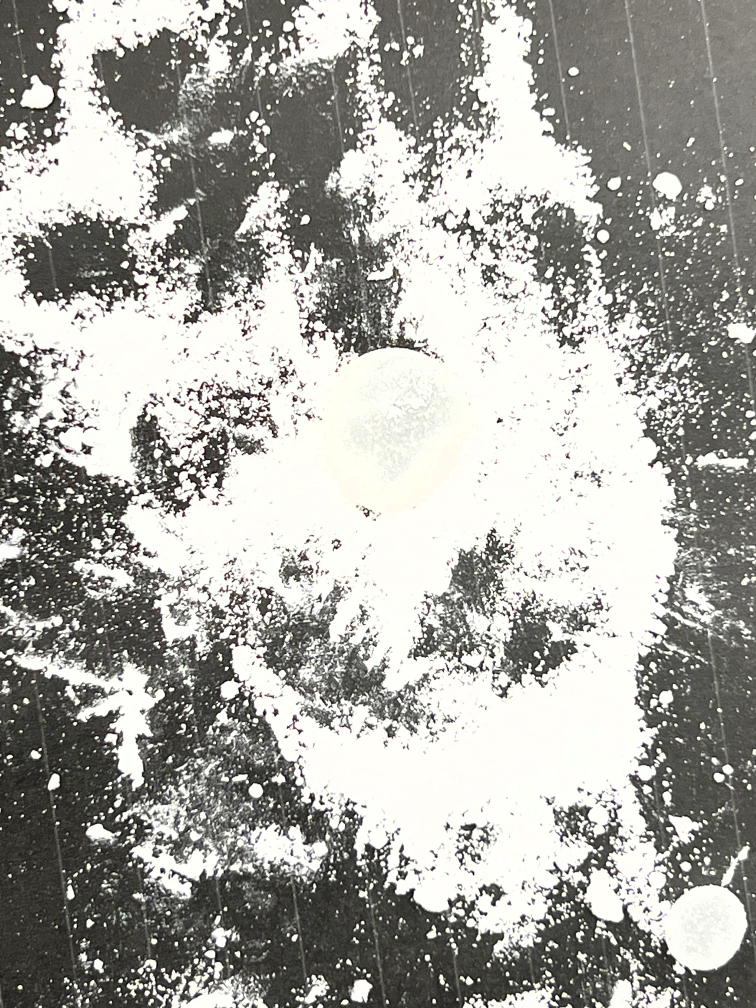
#> input picture custom_dataset_PB/augmented/images/B1_bright150.jpg, 3024 x 4032 px, found by its file name (shown at 1/4 size); its folder holds only this picture in this run
$ python augmentation.py   (older library calls are emulated)
#> lines starting #> are read from the running program, lines starting #| are printed output that depends on the picture
import cv2
import numpy as np
import os

input_dir = "./images"
output_dir = "./sobel_outputs"
# laplacian_dir = "./laplacian_outputs"
os.makedirs(output_dir, exist_ok=True)
# os.makedirs(laplacian_dir, exist_ok=True)

'''
if os.path.exists(output_dir):
    pass
'''
angles = [0, 90, 180, 270]

for fname in os.listdir(input_dir):
    img_path = os.path.join(input_dir, fname)
    img = cv2.imread(img_path, cv2.IMREAD_GRAYSCALE)
#> img: shape (4032, 3024); min 0, max 255, mean 167.1

    for angle in angles:

        if angle == 0:
            rotated = img.copy()
        elif angle == 90:
            rotated = cv2.rotate(img, cv2.ROTATE_90_CLOCKWISE)
        elif angle == 180:
            rotated = cv2.rotate(img, cv2.ROTATE_180)
        elif angle == 270:
            rotated = cv2.rotate(img, cv2.ROTATE_90_COUNTERCLOCKWISE)

        h, w = rotated.shape
        resized = cv2.resize(rotated, (int(w * 0.3), int(h * 0.3)))

        sobelx = cv2.Sobel(resized, cv2.CV_64F, 1, 0, ksize=3)
        sobely = cv2.Sobel(resized, cv2.CV_64F, 0, 1, ksize=3)
        sobel = cv2.magnitude(sobelx, sobely)
        sobel = np.uint8(np.clip(sobel, 0, 255))

        # blurred = cv2.GaussianBlur(sobel, (3, 3), 0)
        # laplacian = cv2.Laplacian(blurred, cv2.CV_64F)

        base, ext = os.path.splitext(fname)
        save_path = os.path.join(output_dir, f"sobel_{base}_rot{angle}{ext}")
        cv2.imwrite(save_path, sobel)
        print(f"save: {save_path}")
#> this loop made 4 passes
#> pass 1, `resized = cv2.resize(rotated, (int(w * 0.3), int(h * 0.3)))`:
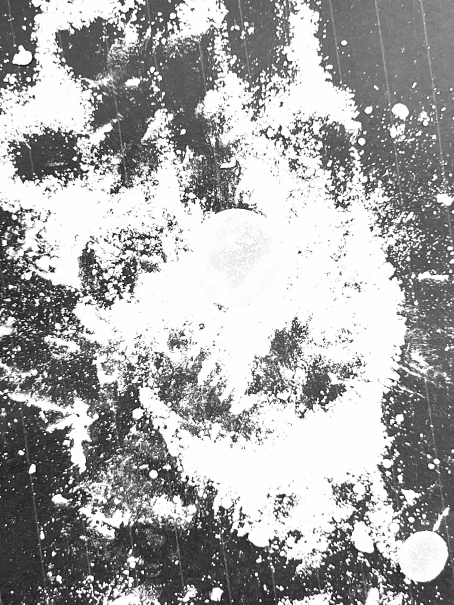
#> resized: shape (1209, 907) (shown at 1/2 size); min 0, max 255, mean 167.1
#> pass 1, `sobelx = cv2.Sobel(resized, cv2.CV_64F, 1, 0, ksize=3)`:
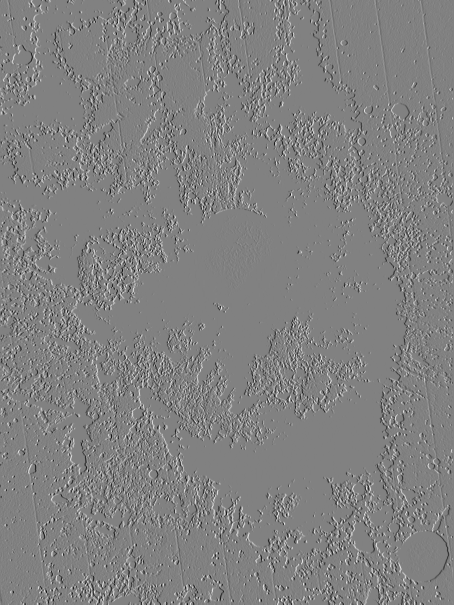
#> sobelx: shape (1209, 907) float64 (shown at 1/2 size); min -999, max 973, mean 0.1; drawn with min black and max white
#> pass 1, `sobely = cv2.Sobel(resized, cv2.CV_64F, 0, 1, ksize=3)`:
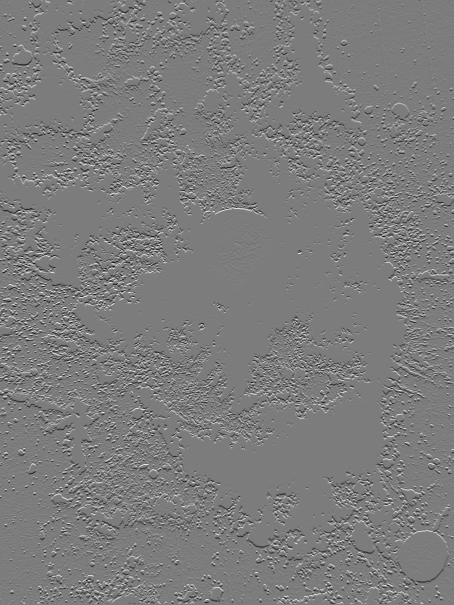
#> sobely: shape (1209, 907) float64 (shown at 1/2 size); min -968, max 1009, mean -0.2; drawn with min black and max white
#> pass 1, `sobel = cv2.magnitude(sobelx, sobely)`:
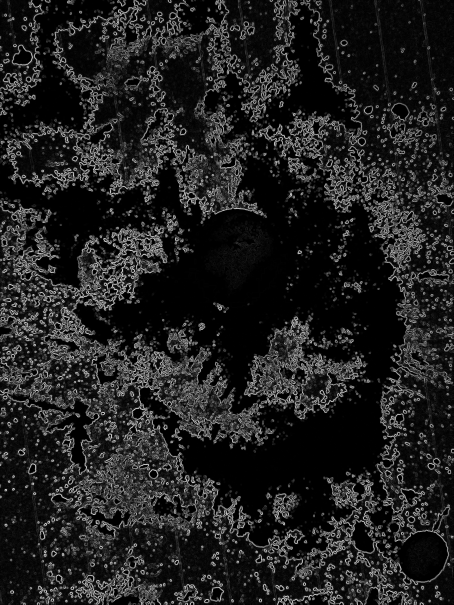
#> sobel: shape (1209, 907) float64 (shown at 1/2 size); min 0, max 1086.7, mean 139.8; drawn with min black and max white
#> after the loop:
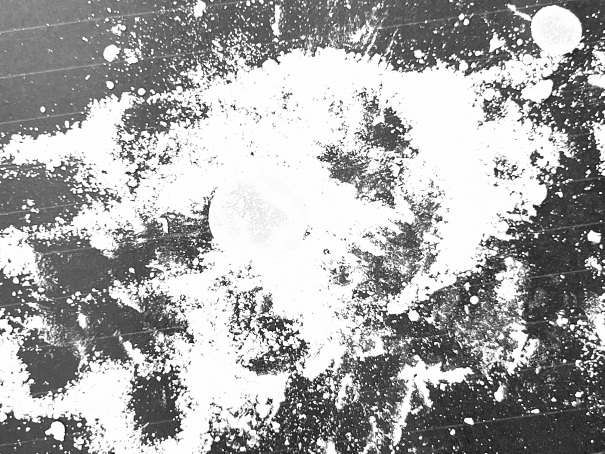
#> resized: shape (907, 1209) (shown at 1/2 size); min 0, max 255, mean 167.1
#> after the loop:
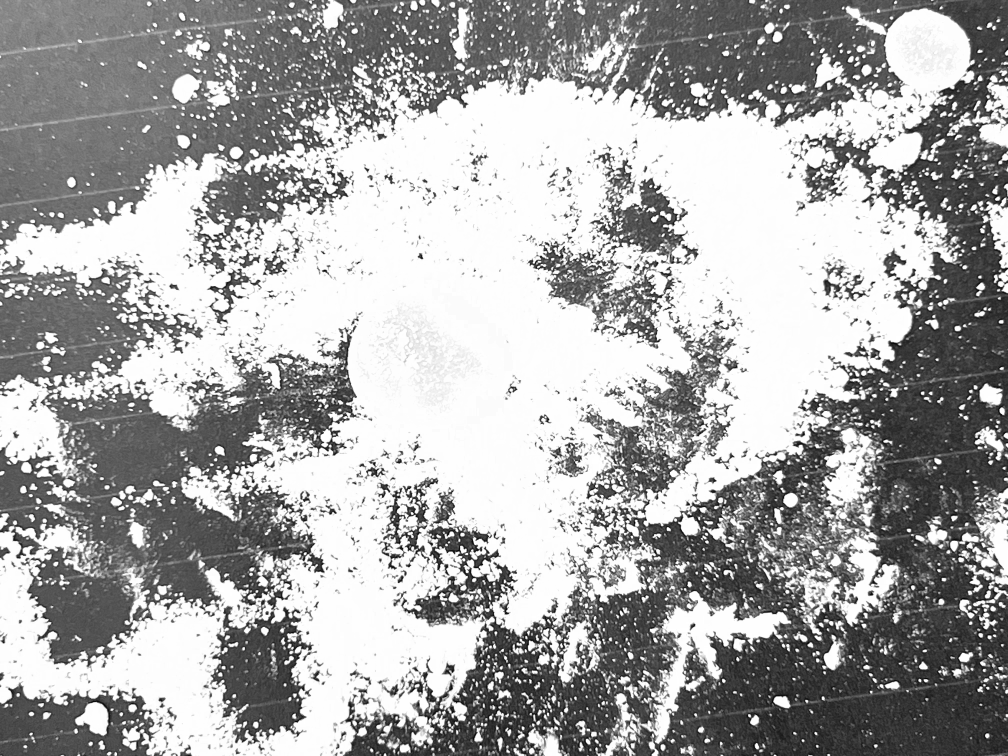
#> rotated: shape (3024, 4032) (shown at 1/4 size); min 0, max 255, mean 167.1
#> after the loop:
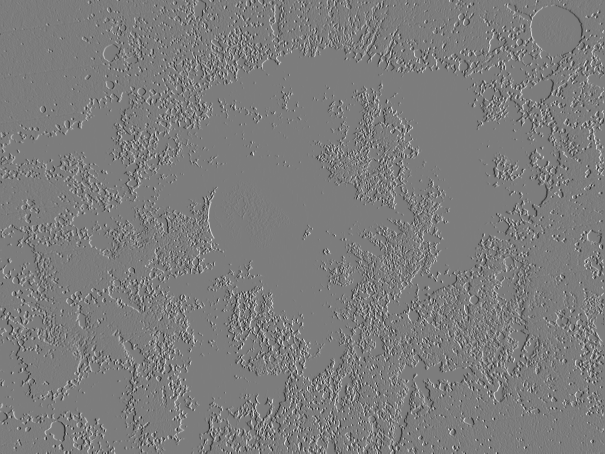
#> sobelx: shape (907, 1209) float64 (shown at 1/2 size); min -966, max 1009, mean -0.2; drawn with min black and max white

        # [11 lines of commented-out code are left out]

$ run again, on custom_dataset_PB/augmented/images/B1_rot270.jpg
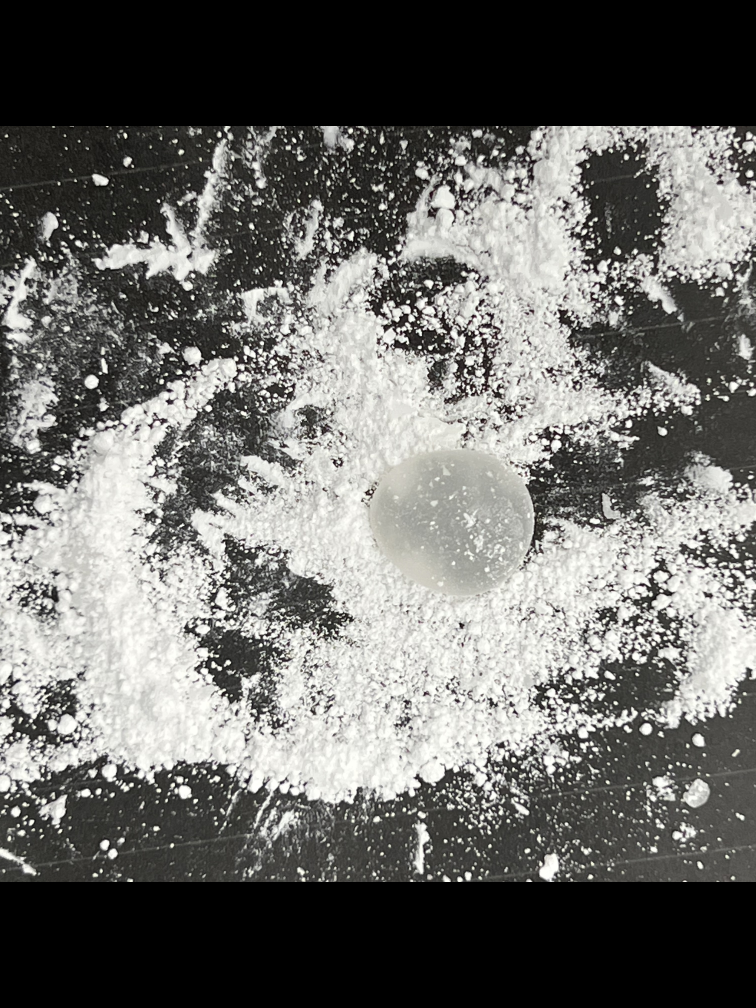
#> input picture custom_dataset_PB/augmented/images/B1_rot270.jpg, 3024 x 4032 px, found by its file name (shown at 1/4 size)
#> after the loop `for angle in angles:`:
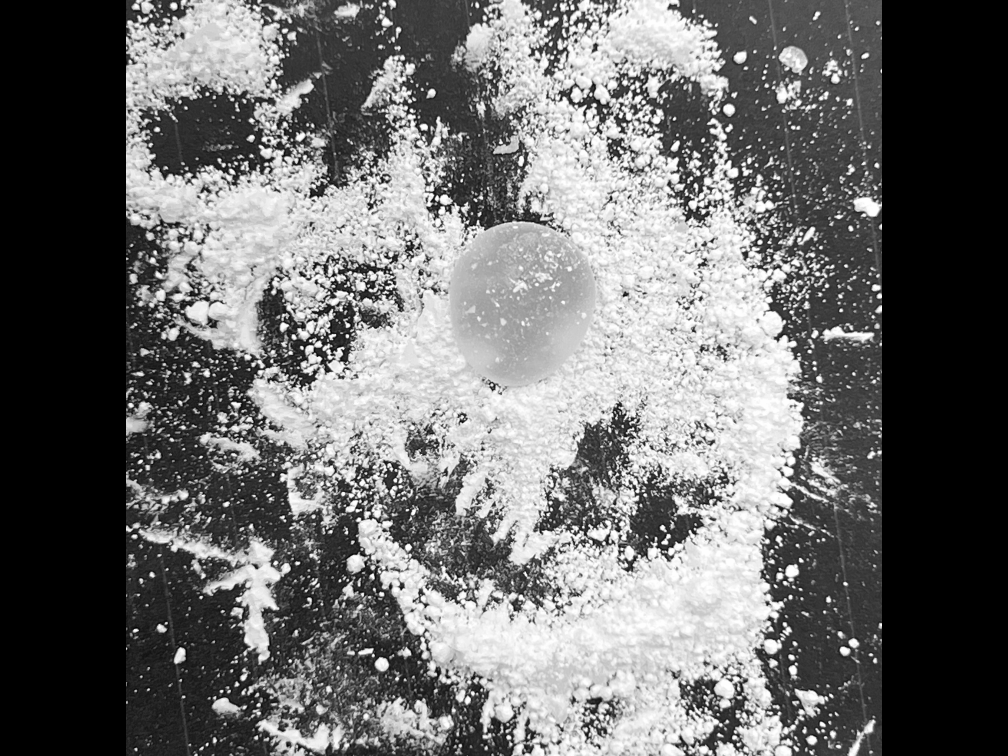
#> rotated: shape (3024, 4032) (shown at 1/4 size); min 0, max 255, mean 108.7
#> after the loop `for angle in angles:`:
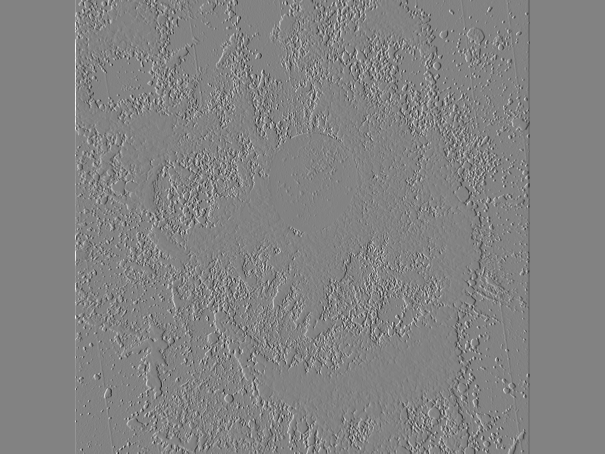
#> sobelx: shape (907, 1209) float64 (shown at 1/2 size); min -1016, max 966, mean 0; drawn with min black and max white

$ run again, on custom_dataset_PB/augmented/images/B2_bright150.jpg
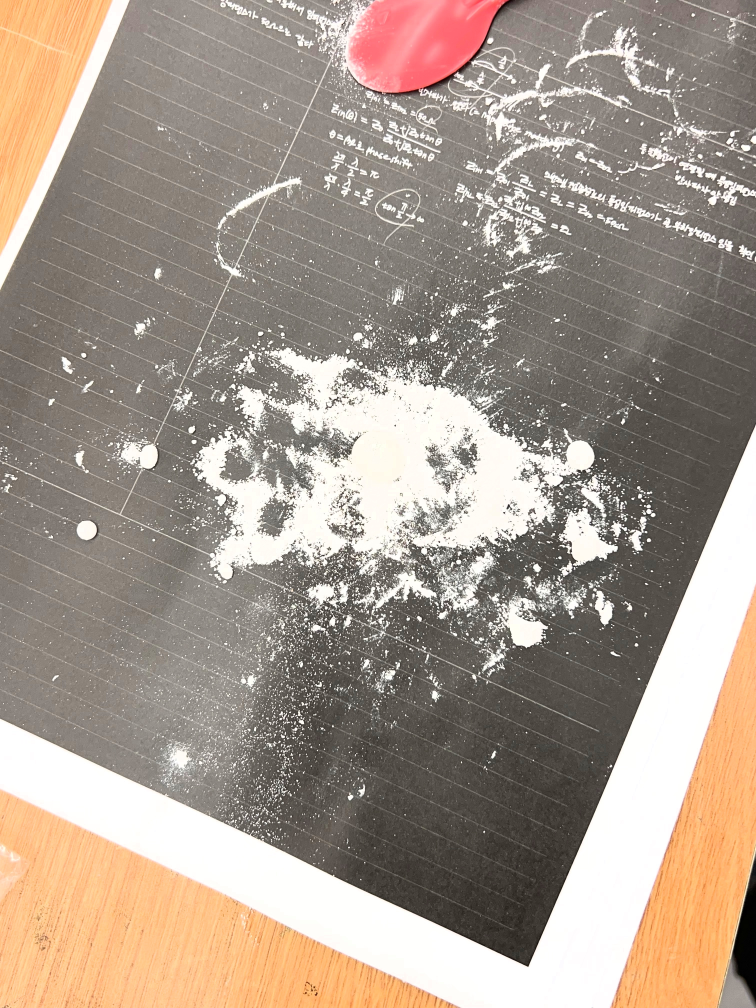
#> input picture custom_dataset_PB/augmented/images/B2_bright150.jpg, 3024 x 4032 px, found by its file name (shown at 1/4 size)
#> after the loop `for angle in angles:`:
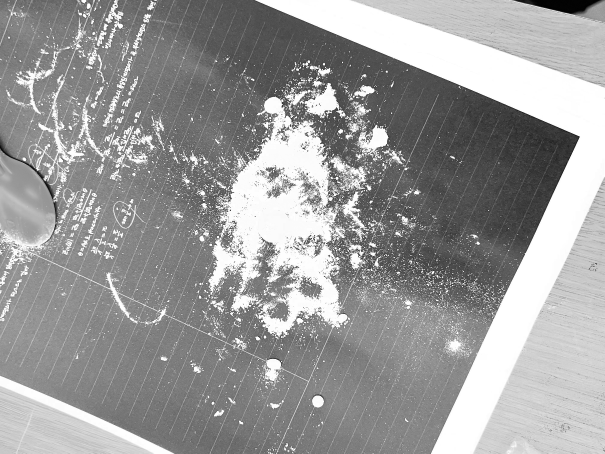
#> resized: shape (907, 1209) (shown at 1/2 size); min 0, max 255, mean 154.5
#> after the loop `for angle in angles:`:
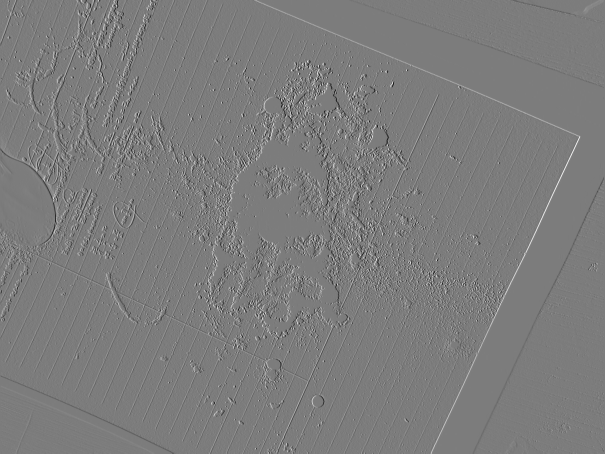
#> sobelx: shape (907, 1209) float64 (shown at 1/2 size); min -879, max 919, mean 0.3; drawn with min black and max white

$ run again, on custom_dataset_PB/augmented/images/B2_crop.jpg
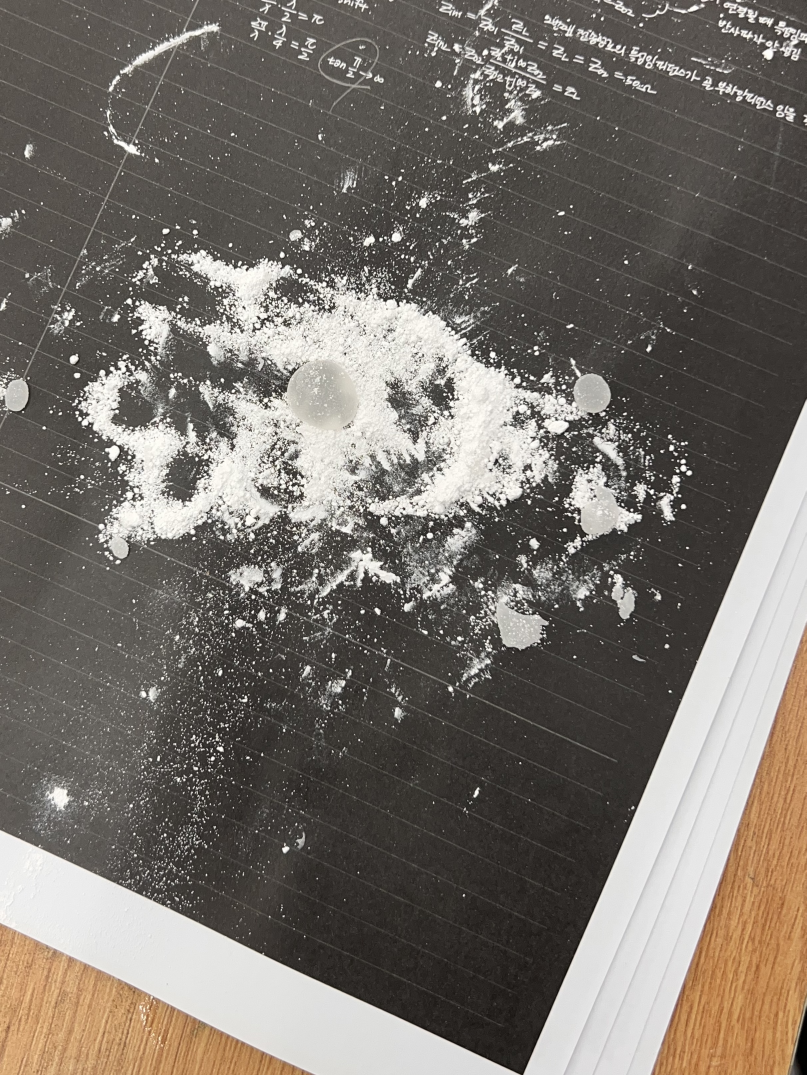
#> input picture custom_dataset_PB/augmented/images/B2_crop.jpg, 2419 x 3225 px, found by its file name (shown at 1/3 size)
#> after the loop `for angle in angles:`:
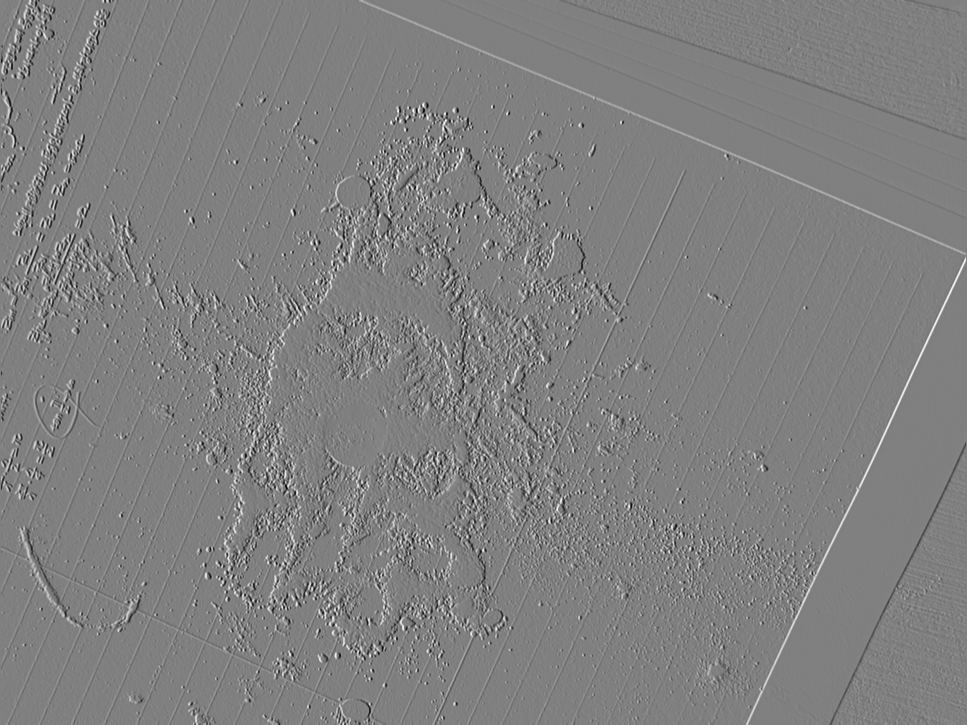
#> sobelx: shape (725, 967) float64; min -886, max 877, mean 0.6; drawn with min black and max white
